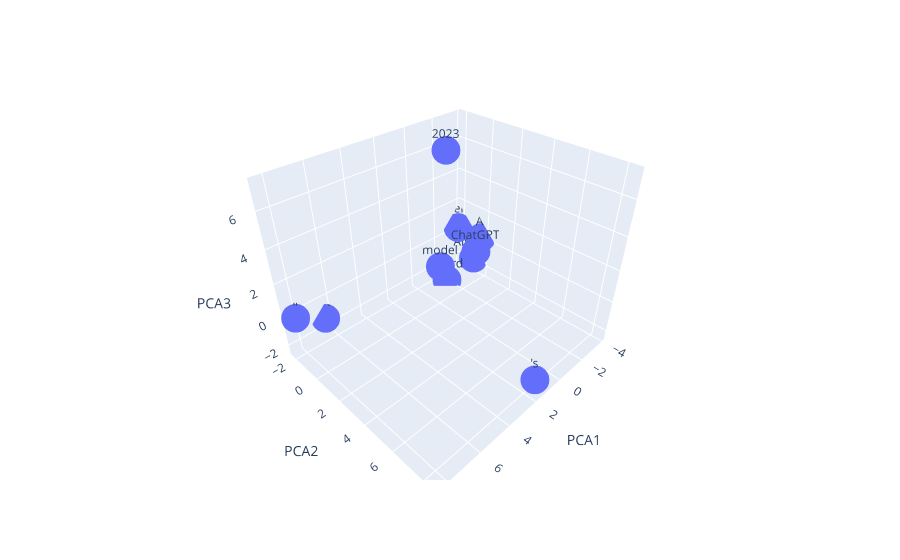

Notebook source saved alongside this figure:
### Code cell
import spacy
import pandas as pd
from sklearn.decomposition import PCA
import plotly.express as px

# Cargar el modelo pre-entrenado de Spacy
nlp = spacy.load('en_core_web_sm')


# Suponiendo que 'dtf_freq' es tu DataFrame con n-gramas y frecuencias
top_ngrams = dtf_freq.sort_values('freq', ascending=False).head(10)['word']

# Crear embeddings
embeddings = [nlp(ngram).vector for ngram in top_ngrams if ngram.strip() != '']

# Verificar si hay embeddings válidos
if len(embeddings) == 0 or embeddings[0].shape[0] == 0:
    raise ValueError("No se generaron embeddings válidos.")

# Reducir dimensionalidad con PCA a 3 componentes
pca = PCA(n_components=3)
reduced_embeddings = pca.fit_transform(embeddings)

# Convertir a DataFrame para la visualización
df_embeddings = pd.DataFrame(reduced_embeddings, columns=['PCA1', 'PCA2', 'PCA3'])
df_embeddings['ngram'] = [ngram for ngram in top_ngrams if ngram.strip() != '']

# Visualización 3D con Plotly
fig = px.scatter_3d(df_embeddings, x='PCA1', y='PCA2', z='PCA3', text='ngram')
fig.update_traces(marker_size=10)
fig.show()

### Figure 1 — Plotly figure (JSON) as saved in the notebook; plotly's stock layout.template omitted (floating-point values rounded to 4 significant figures)
{"data": [{"hovertemplate": "PCA1=%{x}<br>PCA2=%{y}<br>PCA3=%{z}<br>ngram=%{text}<extra></extra>", "legendgroup": "", "marker": {"color": "#636efa", "size": 10, "symbol": "circle"}, "mode": "markers+text", "name": "", "scene": "scene", "showlegend": false, "text": ["OpenAI", "``", "''", "'s", "AI", "2023", "Altman", "model", "ChatGPT", "board"], "type": "scatter3d", "x": [-3.526, 6.514, 8.305, 1.857, -3.754, 0.1176, -3.806, -1.332, -2.695, -1.68], "y": [-1.967, -2.174, -1.819, 8.42, -0.1961, 0.6798, -0.826, -1.347, 0.351, -1.121], "z": [0.3488, -1.245, 0.06436, -1.485, 0.278, 7.292, -1.579, -1.287, -0.009879, -2.377]}], "layout": {"legend": {"tracegroupgap": 0}, "margin": {"t": 60}, "scene": {"domain": {"x": [0, 1], "y": [0, 1]}, "xaxis": {"title": {"text": "PCA1"}}, "yaxis": {"title": {"text": "PCA2"}}, "zaxis": {"title": {"text": "PCA3"}}}}}
